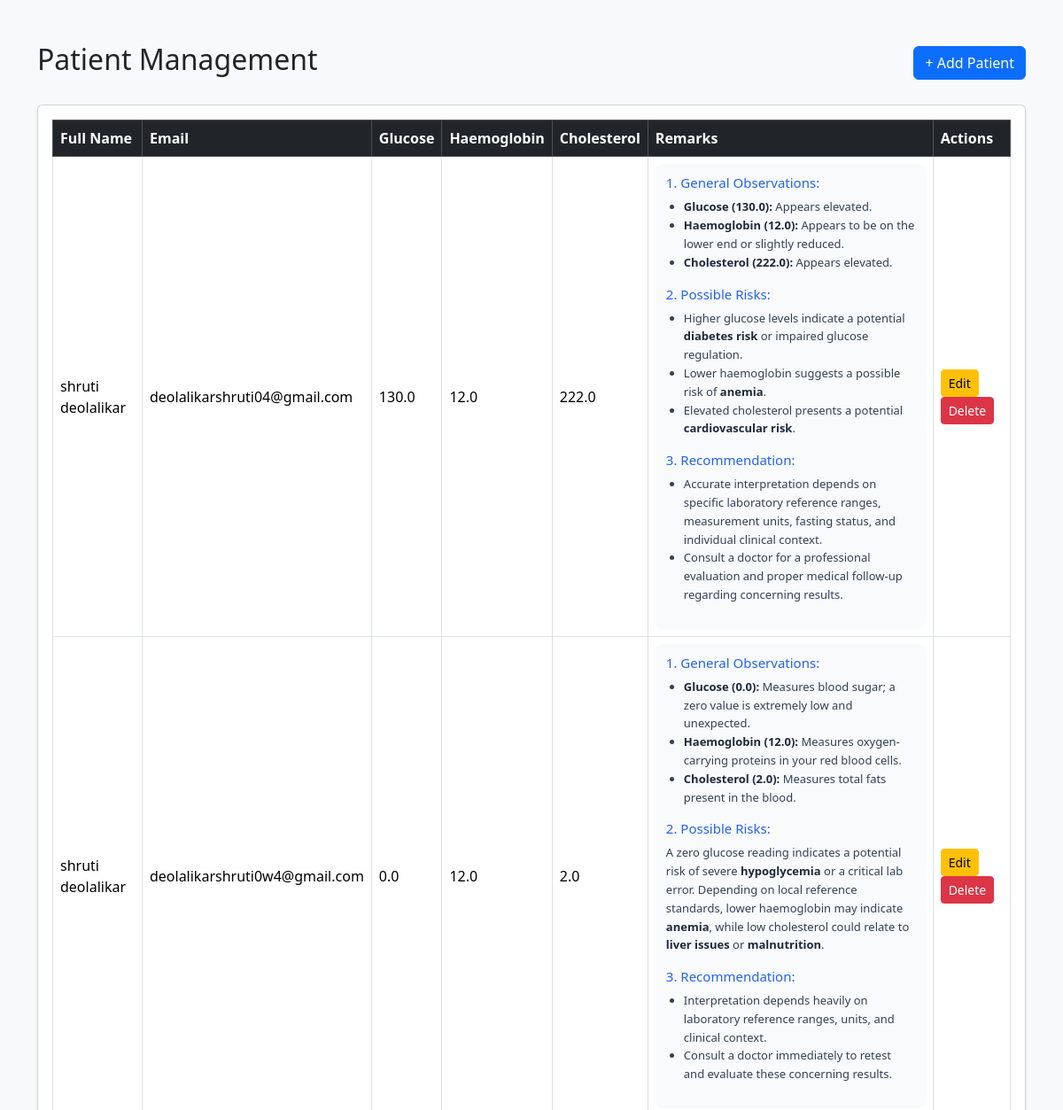
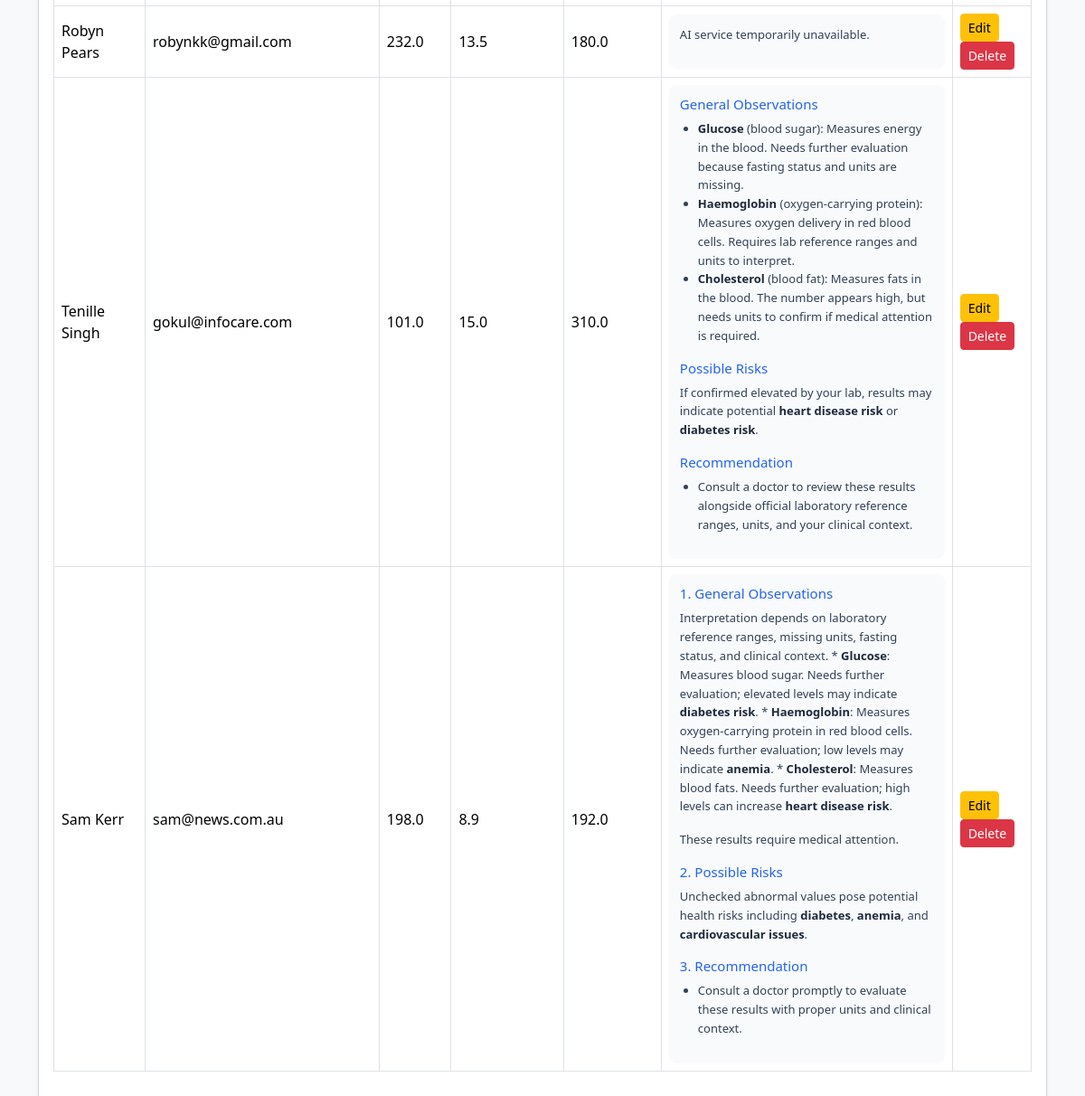
The page / on the database its author committed (2 pictures, top to bottom).
### myapp/models.py (models this page shows, shortened)
class Details(models.Model):
    full_name = models.CharField(max_length=100)
    date_of_birth = models.DateField()
    email_address = models.EmailField(unique=True)
    glucose = models.FloatField()
    haemoglobin = models.FloatField()
    cholesterol = models.FloatField()
    remarks = models.TextField(blank=True, null=True)

### myapp/views.py (the view)
# urls.py: path('', views.index, name='index'),
def index(request):
    data = Details.objects.all()
    for patient in data:
        html = markdown.markdown(patient.remarks or "")
        patient.formatted_remarks = bleach.clean(
            html,
            tags=[
                "h3", "p", "ul", "ol", "li",
                "strong", "em", "br"
            ],
            strip=True
        )
    return render(request, 'index.html', {'data': data})

### myapp/templates/index.html (shortened to what this page needs)
<!doctype html>
<html lang="en">
  <head>
    <link
      href="https://cdn.jsdelivr.net/npm/bootstrap@5.3.3/dist/css/bootstrap.min.css"
      rel="stylesheet"
    />
  </head>
  <body class="bg-light">
    <div class="container mt-5">
      <div class="d-flex justify-content-between align-items-center mb-4">
        <h2>Patient Management</h2>
        <a href="{% url 'creates' %}" class="btn btn-primary">+ Add Patient</a>
      </div>
      <div class="card shadow-sm">
        <div class="card-body">
          <div class="table-responsive">
            <table class="table table-bordered table-hover align-middle">
              <thead class="table-dark">
                <tr>
                  <th>Full Name</th>
                  <th>Email</th>
                  <th>Glucose</th>
                  <th>Haemoglobin</th>
                  <th>Cholesterol</th>
                  <th>Remarks</th>
                  <th>Actions</th>
                </tr>
              </thead>
              <tbody>
                {% for i in data %}
                <tr>
                  <td>{{ i.full_name }}</td>
                  <td>{{ i.email_address }}</td>
                  <td>{{ i.glucose }}</td>
                  <td>{{ i.haemoglobin }}</td>
                  <td>{{ i.cholesterol }}</td>
                  <td>
                    <div class="remarks">{{ i.formatted_remarks|safe }}</div>
                  </td>
                  <td>
                    <a
                      href="{% url 'update' i.id %}"
                      class="btn btn-sm btn-warning"
                      >Edit</a
                    >
                    <a
                      href="{% url 'delete' i.id %}"
                      class="btn btn-sm btn-danger"
                      >Delete</a
                    >
                  </td>
                </tr>
                {% empty %}
                <tr>
                  <td colspan="7" class="text-center">
                    No patient records found.
                  </td>
                </tr>
                {% endfor %}
              </tbody>
            </table>
          </div>
        </div>
      </div>
    </div>
  </body>
</html>

### myapp/templates/index.html (style rules this page uses)
.remarks { background: #f8fafc; padding: 12px; border-radius: 8px; min-width: 280px; max-width: 400px; font-size: 13px; line-height: 1.6; color: #334155; }
.remarks h3 { font-size: 15px; color: #2563eb; }
.remarks ul { padding-left: 20px; }
.remarks strong { color: #1e293b; }

### rows shown on the page
Details: full_name "shruti deolalikar", email_address "deolalikarshruti04@gmail.com", glucose "130.0", haemoglobin "12.0", cholesterol "222.0", formatted_remarks "1. General Observations: Glucose (130.0): Appears elevated. Haemoglobin (12.0): Appears to be on the lower end or slightly reduced. Cholesterol (222.0): Appears elevated. 2. Possible Risks: Higher glucose levels indicate a potential diabetes risk or impaired glucose regulation. Lower haemoglobin suggests a possible risk of anemia . Elevated cholesterol presents a potential cardiovascular risk . 3. Recommendation: Accurate interpretation depends on specific laboratory reference ranges, measurement units, fasting status, and individual clinical context. Consult a doctor for a professional evaluation and proper medical follow-up regarding concerning results."
Details: full_name "shruti deolalikar", email_address "deolalikarshruti0w4@gmail.com", glucose "0.0", haemoglobin "12.0", cholesterol "2.0", formatted_remarks "1. General Observations: Glucose (0.0): Measures blood sugar; a zero value is extremely low and unexpected. Haemoglobin (12.0): Measures oxygen-carrying proteins in your red blood cells. Cholesterol (2.0): Measures total fats present in the blood. 2. Possible Risks: A zero glucose reading indicates a potential risk of severe hypoglycemia or a critical lab error. Depending on local reference standards, lower haemoglobin may indicate anemia , while low cholesterol could relate to liver issues or malnutrition . 3. Recommendation: Interpretation depends heavily on laboratory reference ranges, units, and clinical context. Consult a doctor immediately to retest and evaluate these concerning…"
Details: full_name "Robyn Pears", email_address "robynkk@gmail.com", glucose "232.0", haemoglobin "13.5", cholesterol "180.0", formatted_remarks "AI service temporarily unavailable."
Details: full_name "Tenille Singh", email_address "gokul@infocare.com", glucose "101.0", haemoglobin "15.0", cholesterol "310.0", formatted_remarks "General Observations Glucose (blood sugar): Measures energy in the blood. Needs further evaluation because fasting status and units are missing. Haemoglobin (oxygen-carrying protein): Measures oxygen delivery in red blood cells. Requires lab reference ranges and units to interpret. Cholesterol (blood fat): Measures fats in the blood. The number appears high, but needs units to confirm if medical attention is required. Possible Risks If confirmed elevated by your lab, results may indicate potential heart disease risk or diabetes risk . Recommendation Consult a doctor to review these results alongside official laboratory reference ranges, units, and your clinical context."
Details: full_name "Sam Kerr", email_address "sam@news.com.au", glucose "198.0", haemoglobin "8.9", cholesterol "192.0", formatted_remarks "1. General Observations Interpretation depends on laboratory reference ranges, missing units, fasting status, and clinical context. * Glucose : Measures blood sugar. Needs further evaluation; elevated levels may indicate diabetes risk . * Haemoglobin : Measures oxygen-carrying protein in red blood cells. Needs further evaluation; low levels may indicate anemia . * Cholesterol : Measures blood fats. Needs further evaluation; high levels can increase heart disease risk . These results require medical attention. 2. Possible Risks Unchecked abnormal values pose potential health risks including diabetes , anemia , and cardiovascular issues . 3. Recommendation Consult a doctor promptly to…"
